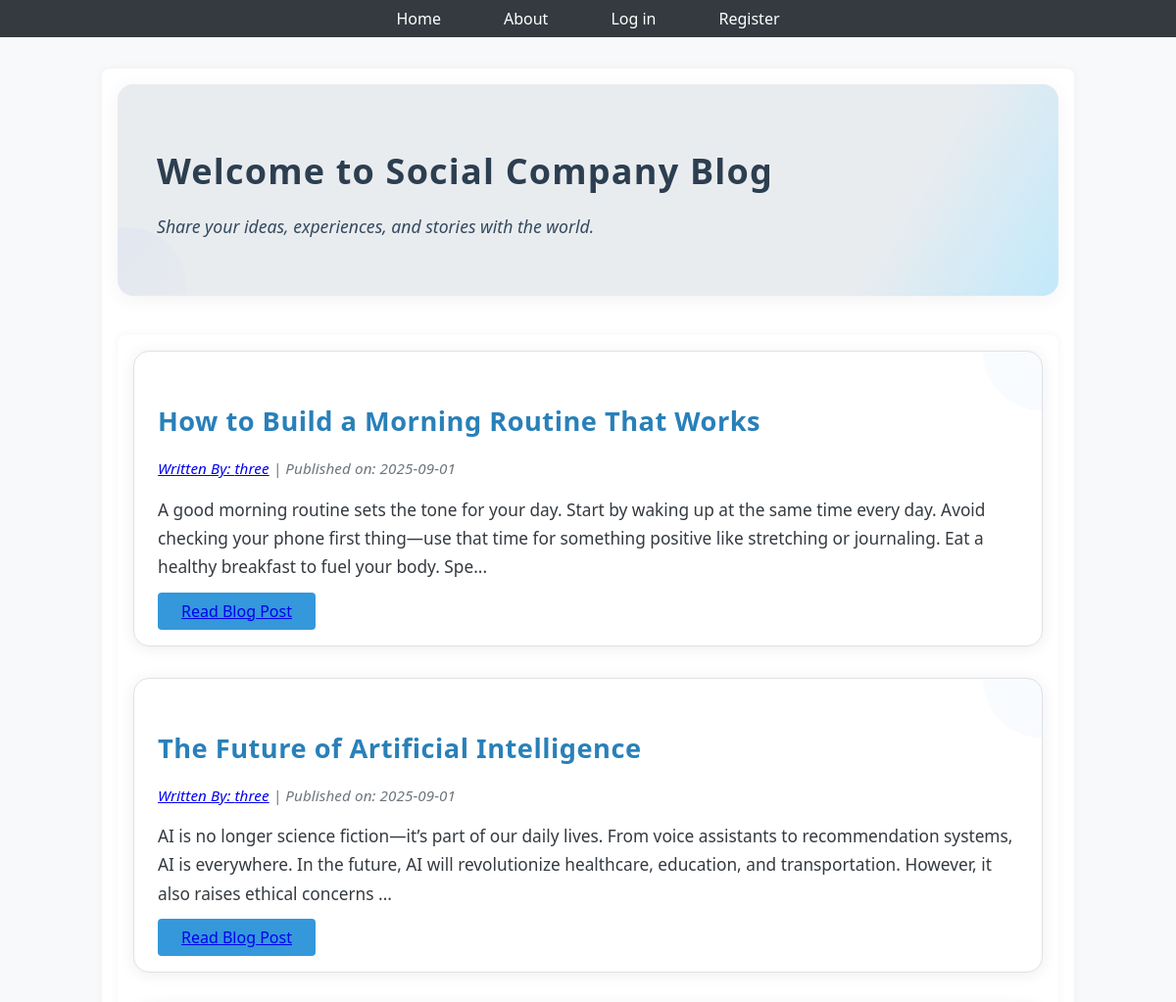
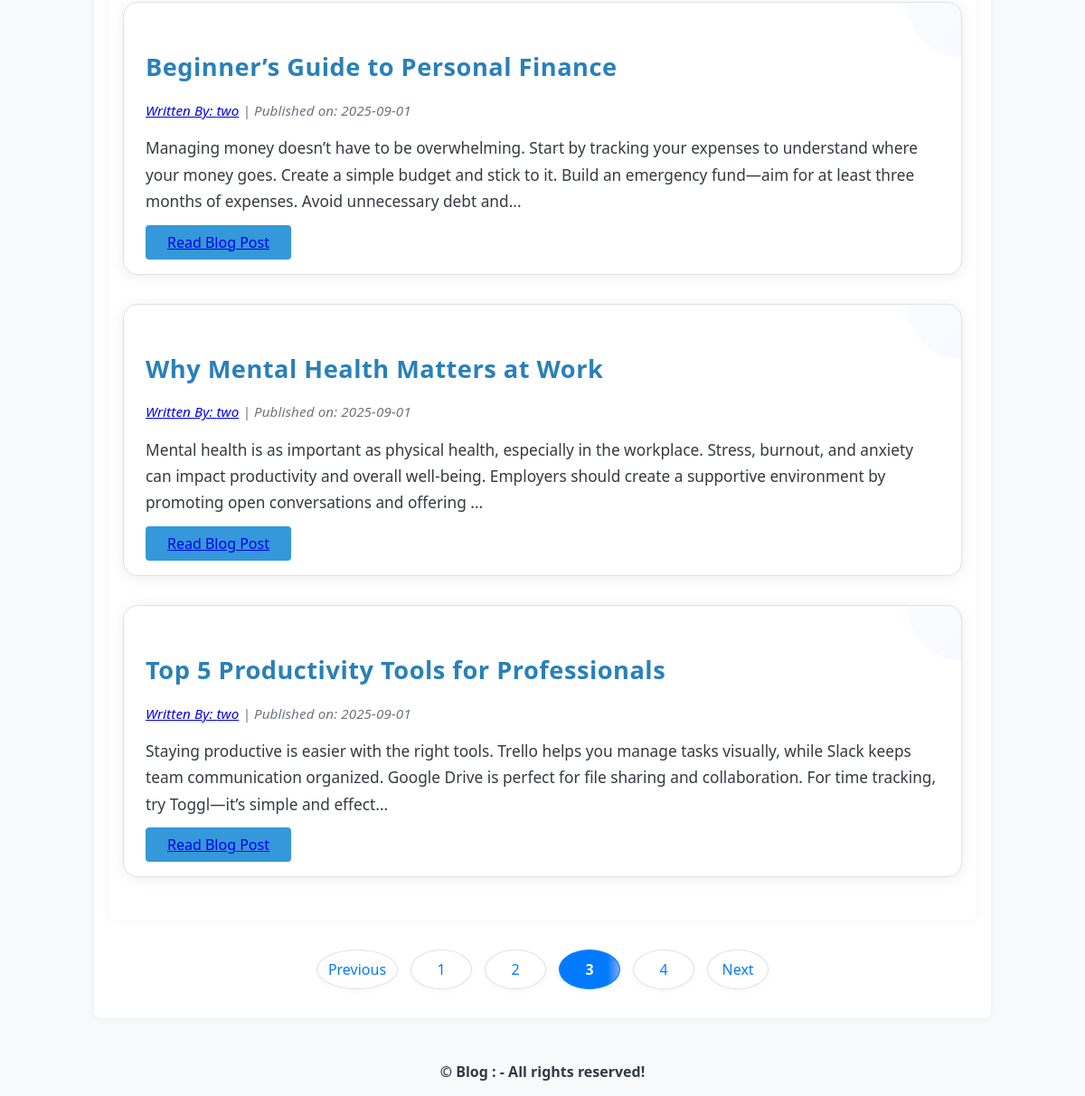
/?page=3, run on the app's committed database (2 pictures, top to bottom).
### puppycompanyblog/models.py (models this page shows, shortened)
class BlogPost(db.Model):
    id = db.Column(db.Integer, primary_key=True)
    user_id = db.Column(db.Integer, db.ForeignKey('users.id'), nullable=False)
    date = db.Column(db.DateTime, nullable=False, default=datetime.utcnow)
    title = db.Column(db.String(140), nullable=False)
    text = db.Column(db.Text, nullable=False)

class User(db.Model, UserMixin):
    __tablename__ = 'users'
    id = db.Column(db.Integer, primary_key=True)
    profile_image = db.Column(db.String(64), nullable=False, default="default_profile.png")
    email = db.Column(db.String(64), index=True, unique=True)
    username = db.Column(db.String(64), index=True, unique=True)
    password_hash = db.Column(db.String(128))
    posts = db.relationship('BlogPost', backref='author', lazy=True)

### puppycompanyblog/core/views.py (the view)
@core.route("/", methods=["GET", "POST"])
def index():
    page=request.args.get('page',1,type=int)
    blog_posts=BlogPost.query.order_by(BlogPost.date.desc()).paginate(page=page,per_page=5)
    return render_template("index.html", blog_posts=blog_posts)

### puppycompanyblog/templates/index.html
{% extends "base.html" %}
{% block content %}
<div class="jumbotron text-center">
    <h1>Welcome to Social Company Blog</h1>
    <p class="lead">Share your ideas, experiences, and stories with the world.</p>
</div>
<div class="container">
    {% if blog_posts.items %}
        {% for post in blog_posts.items %}
            <div class="blog-card">
                <h2>
                    <a class="blog-title" href="{{ url_for('blog_posts.blog_post', blog_post_id=post.id) }}">{{ post.title }}</a>
                </h2>
                <p class="blog-meta">
                    <a href="{{ url_for('users.user_posts', username=post.author.username) }}">Written By: {{ post.author.username }}</a> |
                    Published on: {{ post.date.strftime('%Y-%m-%d') }}
                </p>
                <p class="blog-excerpt">{{ post.text[:250] }}...</p>
                <a class="btn btn-primary" href="{{ url_for('blog_posts.blog_post', blog_post_id=post.id) }}">Read Blog Post</a>
            </div>
        {% endfor %}
    {% else %}
        <p>No blog posts found.</p>
    {% endif %}
</div>
<nav aria-label="Page navigation">
    <ul class="pagination justify-content-center mt-4 custom-pagination">
        <li class="page-item {% if not blog_posts.has_prev %}disabled{% endif %}">
            <a class="page-link" href="{{ url_for('core.index', page=blog_posts.prev_num) if blog_posts.has_prev else '#' }}">
                Previous
            </a>
        </li>
        {% for page_num in blog_posts.iter_pages(left_edge=1, right_edge=1, left_current=2, right_current=2) %}
            {% if page_num %}
                <li class="page-item {% if page_num == blog_posts.page %}active{% endif %}">
                    <a class="page-link" href="{{ url_for('core.index', page=page_num) }}">{{ page_num }}</a>
                </li>
            {% else %}
                <li class="page-item disabled"><span class="page-link">…</span></li>
            {% endif %}
        {% endfor %}
        <li class="page-item {% if not blog_posts.has_next %}disabled{% endif %}">
            <a class="page-link" href="{{ url_for('core.index', page=blog_posts.next_num) if blog_posts.has_next else '#' }}">
                Next
            </a>
        </li>
    </ul>
</nav>
{% endblock %}

### puppycompanyblog/static/style/base.css (style rules this page uses)
body { font-family: 'Segoe UI', Tahoma, Geneva, Verdana, sans-serif; margin: 0; padding: 0; background-color: #f8f9fa; color: #212529; }
.container { max-width: 960px; margin: 2rem auto; padding: 1rem; background-color: #ffffff; box-shadow: 0 0 10px rgba(0,0,0,0.05); border-radius: 8px; }

### puppycompanyblog/static/style/index.css (style rules this page uses)
.blog-card { background-color: #fff; border: 1px solid #dee2e6; border-radius: 16px; padding: 2rem 1.5rem 1.5rem 1.5rem; margin-bottom: 2rem; box-shadow: 0 2px 16px rgba(0, 0, 0, 0.07); transition: box-shadow 0.3s, transform 0.2s; position: relative; overflow: hidden; }
.blog-card::before { content: ''; position: absolute; top: -60px; right: -60px; width: 120px; height: 120px; background: linear-gradient(135deg, #c2e9fb 0%, #81a4fd 100%); opacity: 0.07; border-radius: 50%; z-index: 0; }
.blog-title { color: #007bff; text-decoration: none; font-size: 1.7rem; font-weight: 700; position: relative; z-index: 1; letter-spacing: 0.5px; transition: color 0.2s; }
.blog-meta { font-size: 0.95rem; color: #6c757d; margin-bottom: 1rem; font-style: italic; letter-spacing: 0.1px; z-index: 1; position: relative; }
.blog-excerpt { font-size: 1.08rem; color: #343a40; margin-bottom: 1.2rem; line-height: 1.7; z-index: 1; position: relative; }
.jumbotron { background: linear-gradient(120deg, #e9ecef 80%, #c2e9fb 100%); padding: 2.5rem 2rem; border-radius: 1rem; margin-bottom: 2.5rem; box-shadow: 0 2px 12px rgba(0,0,0,0.06); position: relative; overflow: hidden; }
.jumbotron::after { content: ''; position: absolute; left: -50px; bottom: -50px; width: 120px; height: 120px; background: linear-gradient(135deg, #81a4fd 0%, #e9ecef 100%); opacity: 0.09; border-radius: 50%; z-index: 0; }
.jumbotron h1 { font-size: 2.6rem; margin-bottom: 0.7rem; font-weight: 700; color: #007bff; letter-spacing: 1.2px; z-index: 1; position: relative; }
.jumbotron .lead { font-size: 1.25rem; color: #495057; font-style: italic; z-index: 1; position: relative; }
.custom-pagination { display: flex; gap: 10px; padding: 0; list-style: none; justify-content: center; align-items: center; }
.custom-pagination .page-item { display: flex; align-items: center; }
.custom-pagination .page-link { min-width: 42px; height: 42px; display: flex; justify-content: center; align-items: center; margin: 0 2px; padding: 0 12px; border-radius: 50%; border: 1.5px solid #dee2e6; background: #fff; color: #007bff; font-weight: 500; transition: background 0.2s, color 0.2s, border-color 0.2s; text-decoration: none; box-shadow: 0 2px 6px rgba(0,0,0,0.04); }
.custom-pagination .page-item.active .page-link { background: linear-gradient(90deg, #007bff 80%, #81a4fd 100%); color: #fff; border-color: #007bff; font-weight: 700; }

### puppycompanyblog/static/style/account.css (style rules this page uses)
.btn-primary { background-color: #007bff; border: none; padding: 0.5rem 1.5rem; font-size: 1rem; border-radius: 4px; cursor: pointer; }

### puppycompanyblog/static/style/blog.css (style rules this page uses)
.jumbotron { background-color: #ffffff; padding: 2.5rem; border-radius: 1rem; box-shadow: 0 4px 20px rgba(0, 0, 0, 0.05); }
.jumbotron h1 { font-size: 2.25rem; font-weight: 700; color: #2c3e50; margin-bottom: 1rem; }
.jumbotron p.lead { font-size: 1.1rem; color: #34495e; line-height: 1.6; }
.btn-primary { background-color: #3498db; border-color: #3498db; }
.container h2 a { color: #2980b9; text-decoration: none; }
.pagination { margin-top: 2rem; justify-content: center; }
.page-item.active .page-link { background-color: #3498db; border-color: #3498db; color: white; }
.page-link { color: #3498db; }

### data on the page
BlogPost: title "How to Build a Morning Routine That Works", author.username "three", date "2025-09-01", text "A good morning routine sets the tone for your day. Start by waking up at the same time every day. Avoid checking your phone first thing—use that time for something positive like stretching or journaling. Eat a healthy breakfast to fuel your body. Spe"
BlogPost: title "The Future of Artificial Intelligence", author.username "three", date "2025-09-01", text "AI is no longer science fiction—it’s part of our daily lives. From voice assistants to recommendation systems, AI is everywhere. In the future, AI will revolutionize healthcare, education, and transportation. However, it also raises ethical concerns"
BlogPost: title "Beginner’s Guide to Personal Finance", author.username "two", date "2025-09-01", text "Managing money doesn’t have to be overwhelming. Start by tracking your expenses to understand where your money goes. Create a simple budget and stick to it. Build an emergency fund—aim for at least three months of expenses. Avoid unnecessary debt and"
BlogPost: title "Why Mental Health Matters at Work", author.username "two", date "2025-09-01", text "Mental health is as important as physical health, especially in the workplace. Stress, burnout, and anxiety can impact productivity and overall well-being. Employers should create a supportive environment by promoting open conversations and offering"
BlogPost: title "Top 5 Productivity Tools for Professionals", author.username "two", date "2025-09-01", text "Staying productive is easier with the right tools. Trello helps you manage tasks visually, while Slack keeps team communication organized. Google Drive is perfect for file sharing and collaboration. For time tracking, try Toggl—it’s simple and effect"

### other printed values
{{ page_num }} "1" "2" "3" "4"
